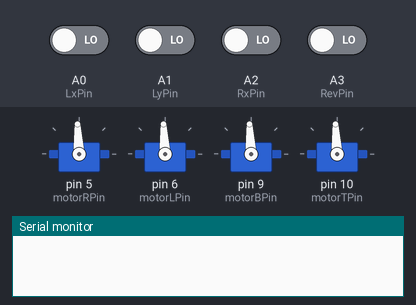
Bench run of a sketch on a simulated Arduino Uno, built with avr-gcc and run on an emulated ATmega328P. Parts: 4 × servo, the last lines printed to the serial monitor. The test bench sets the inputs (shaded band); at power-on: A0 (LxPin), A1 (LyPin), A2 (RxPin), A3 (RevPin) LOW.

Above: at 0.1 s.
At 4.1 s:
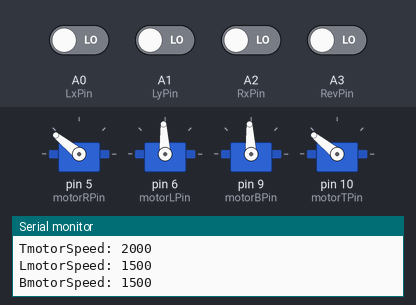
Timing chart, 0 to 5.6 s (numbered marks = the images above):
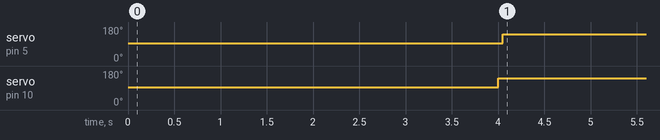

The sketch:

movement.ino
```cpp
#include <Servo.h>

#define motorRPin 5
#define motorLPin 6
#define motorBPin 9
#define motorTPin 10

int motorRFlip = 1;     //use these params to flip motor direction
int motorLFlip = 1;     // -1 or 1
int motorBFlip = 1;
int motorTFlip = 1;

Servo motorR;
Servo motorL;
Servo motorB;
Servo motorT;

#define LxPin A0 // left joystick (controls horizontal translation)
#define LyPin A1 // left joystick (controls vertical translation)
#define RxPin A2 // right joystick (controls rotation)
#define RevPin A3 //reverse toggle

int input_min = 1000;
int input_max = 2000;
int input_range = input_max-input_min;

int output_min = 1000;
int output_max = 2000;
int output_range = output_max-output_min;

int deadzone = 25; //input deadzone

int LxVal;
int LyVal;
int RxVal;
int RevVal;
int Rev;

int LmotorSpeed;
int RmotorSpeed;
int TmotorSpeed;
int BmotorSpeed;

bool off = false;

void setup() {
  motorR.attach(motorRPin);
  motorR.writeMicroseconds(1500);
  motorL.attach(motorLPin);
  motorL.writeMicroseconds(1500);
  motorB.attach(motorBPin);
  motorB.writeMicroseconds(1500);
  motorT.attach(motorTPin);
  motorT.writeMicroseconds(1500);

  pinMode(LxPin, INPUT);
  pinMode(LyPin, INPUT);
  pinMode(RxPin, INPUT);
  pinMode(RevPin, INPUT);

  Serial.begin(9600);
}

void loop() {
  LxVal = pulseIn(LxPin, HIGH);         //receive signal from transmitter
  LyVal = pulseIn(LyPin, HIGH);
  RxVal = pulseIn(RxPin, HIGH);
  RevVal = pulseIn(RevPin, HIGH);
  Rev = (RevVal - 1500)/abs(RevVal - 1500);

  LxVal = deadzone_Remove(LxVal);       //remove deadzone from input and cast to output
  LyVal = deadzone_Remove(LyVal);
  RxVal = deadzone_Remove(RxVal);

  Serial.print("LxVal: ");
  Serial.println(LxVal);
  Serial.print("LyVal: ");
  Serial.println(LyVal);
  Serial.print("RxVal: ");
  Serial.println(RxVal);

  vertical_Translation(LyVal);  //calculate motor speed
  horizontal_Translation(LxVal);
  rotation(RxVal);

  motorprint();                 //adjust motor speed
  delay(250);
}

/**
 * @brief Controlling the speed and direction of the left and right wheels based on left joystick vertical displacement
 *
 * @param ly Left joystick vertical value
 */
void vertical_Translation(int ly){
  LmotorSpeed = map(ly, -(input_range/2-deadzone), input_range/2-deadzone, output_min, output_max);
  RmotorSpeed = map(ly, -(input_range/2-deadzone), input_range/2-deadzone, output_min, output_max);
}

/**
 * @brief Controlling the speed and direction of the front and back wheels based on left joystick horizontal displacement
 *
 * @param lx Left joystick horizontal value
 */
void horizontal_Translation(int lx){
  TmotorSpeed = map(lx, -(input_range/2-deadzone), input_range/2-deadzone, output_min, output_max);
  BmotorSpeed = map(lx, -(input_range/2-deadzone), input_range/2-deadzone, output_min, output_max);
}

/**
 * @brief Controlling the rotation of the robot based on right joystick horizontal displacement
 *
 * @param rx Right joystick horizontal value
 */
void rotation(int rx){
  TmotorSpeed += map(rx, -(input_range/2-deadzone), input_range/2-deadzone, -output_range/2, output_range/2);
  LmotorSpeed -= map(rx, -(input_range/2-deadzone), input_range/2-deadzone, -output_range/2, output_range/2);
  BmotorSpeed -= map(rx, -(input_range/2-deadzone), input_range/2-deadzone, -output_range/2, output_range/2);
  RmotorSpeed += map(rx, -(input_range/2-deadzone), input_range/2-deadzone, -output_range/2, output_range/2);
}

void motorprint(){
  if(!off){
    Tmotor(TmotorSpeed);
    Lmotor(LmotorSpeed);
    Bmotor(BmotorSpeed);
    Rmotor(RmotorSpeed);
  }
  else{
    Tmotor((output_max+output_min)/2);
    Lmotor((output_max+output_min)/2);
    Bmotor((output_max+output_min)/2);
    Rmotor((output_max+output_min)/2);
  }
}

/**
 * @brief Remove deadzone from signal
 *
 * @param val Joystick reading
 */
int deadzone_Remove(int val){
  if(val < input_min){                      //limit input to desire range
    val = input_min;
  }
  else if(val > input_max){
    val = input_max;
  }
  val = val - input_min - input_range/2;    //shifting middle value to 0
  if(val < -deadzone){                      //shifting the value below deadzone up
    val += deadzone;
  }
  else if(val > deadzone){                  //shifting the value above deadzone down
    val -= deadzone;
  }
  else{
    val = 0;                                //setting value within deadzone to 0
  }
  return val;
}

/**
 * @brief Adjust top motor speed and direction based on param speed
 *
 * @param speed motor speed
 */
void Tmotor(int speed){
  if(speed > output_max){
    speed = output_max;
  }
  if(speed < output_min){
    speed = output_min;
  }
  speed = motorTFlip * Rev * (speed - (output_min+output_max)/2) + (output_min+output_max)/2;
  Serial.print("TmotorSpeed: ");
  Serial.println(speed);
  motorT.writeMicroseconds(speed);
}

/**
 * @brief Adjust left motor speed and direction based on param speed
 *
 * @param speed motor speed
 */
void Lmotor(int speed){
  if(speed > output_max){
    speed = output_max;
  }
  if(speed < output_min){
    speed = output_min;
  }
  speed = motorLFlip * Rev * (speed - (output_min+output_max)/2) + (output_min+output_max)/2;
  Serial.print("LmotorSpeed: ");
  Serial.println(speed);
  motorL.writeMicroseconds(speed);
}

/**
 * @brief Adjust bottom motor speed and direction based on param speed
 *
 * @param speed motor speed
 */
void Bmotor(int speed){
  if(speed > output_max){
    speed = output_max;
  }
  if(speed < output_min){
    speed = output_min;
  }
  speed = motorBFlip * Rev * (speed - (output_min+output_max)/2) + (output_min+output_max)/2;
  Serial.print("BmotorSpeed: ");
  Serial.println(speed);
  motorB.writeMicroseconds(speed);
}

/**
 * @brief Adjust right motor speed and direction based on param speed
 *
 * @param speed motor speed
 */
void Rmotor(int speed){
  if(speed > output_max){
    speed = output_max;
  }
  if(speed < output_min){
    speed = output_min;
  }
  speed = motorRFlip * Rev * (speed - (output_min+output_max)/2) + (output_min+output_max)/2;
  Serial.print("RmotorSpeed: ");
  Serial.println(speed);
  motorR.writeMicroseconds(speed);
}
```

Measured:
- by itself, servo on pin 5 (motorRPin): 93° → 141° at 4.1 s
- by itself, servo on pin 10 (motorTPin): 93° → 141° at 4.0 s
